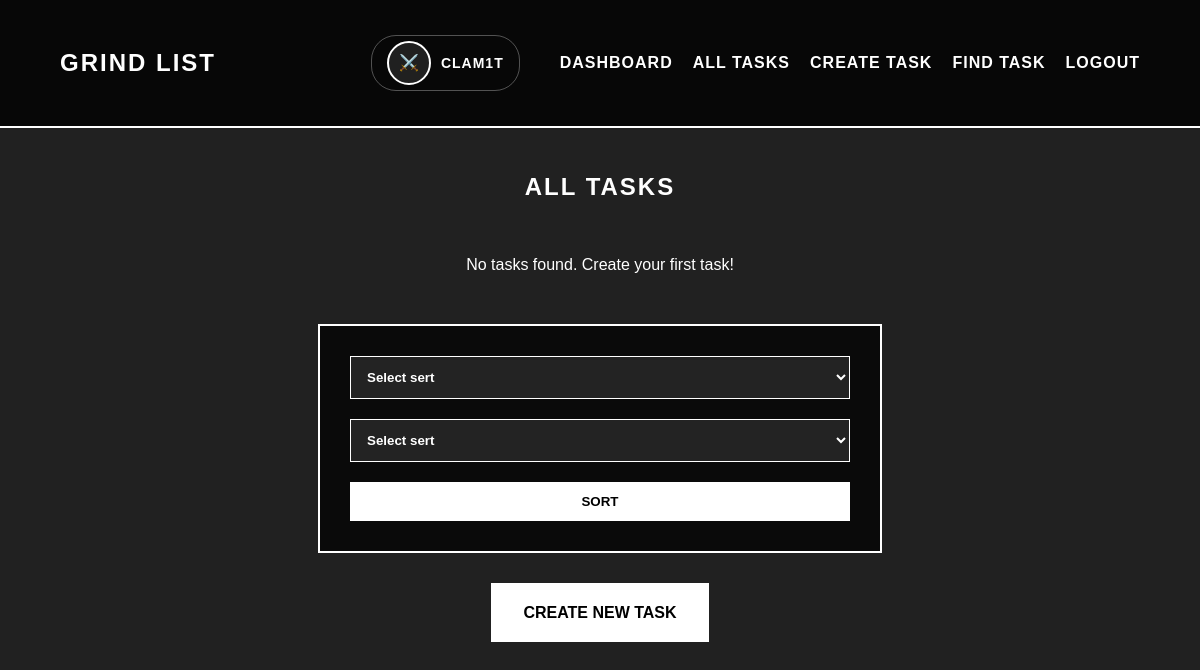
Page /task/tasks (signed in) on the earlier database version.
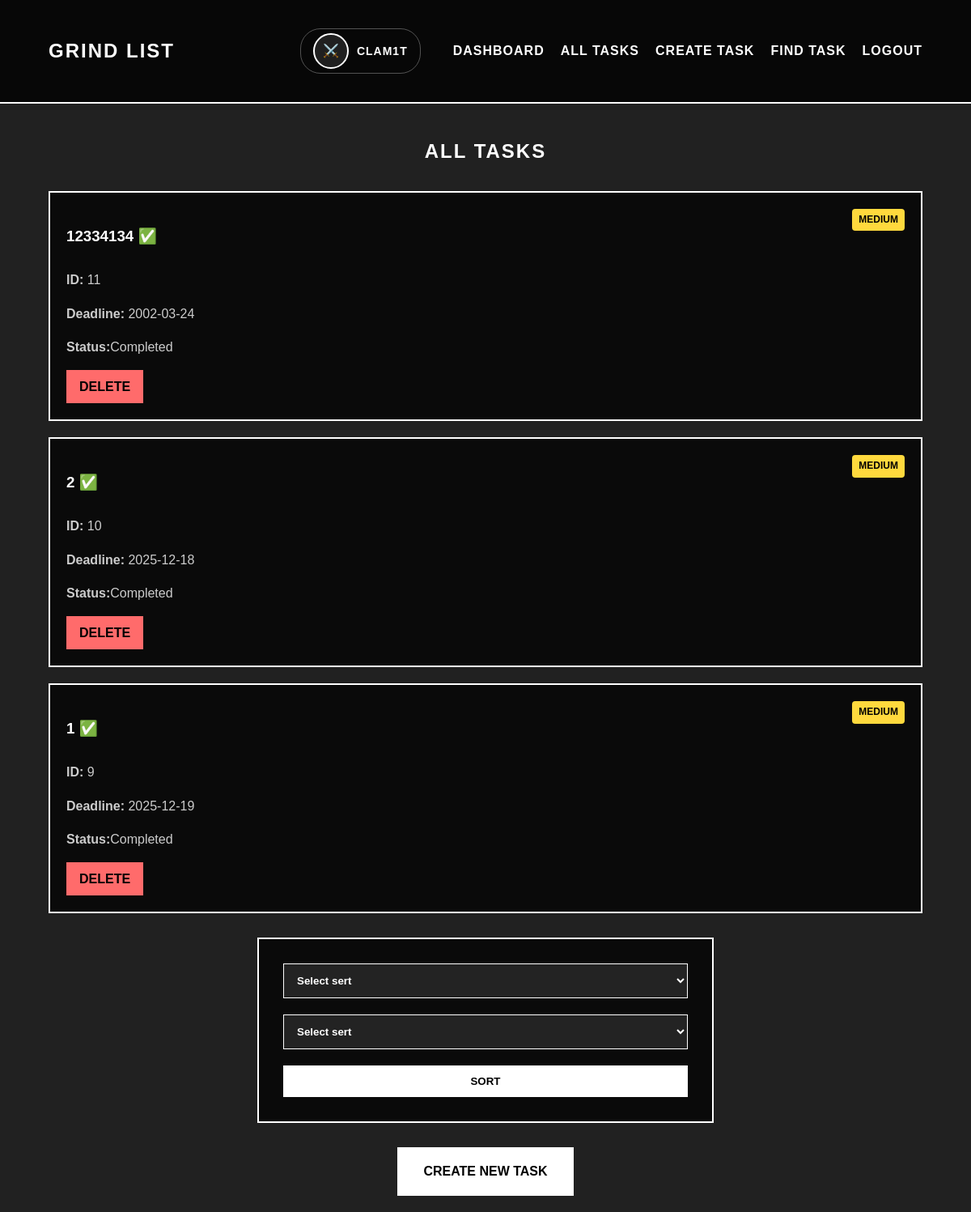
Same page on the later database version.
### app/models/task.py (models this page shows, shortened)
class Task(db.Model):
    id = db.Column(db.Integer, primary_key=True)
    title = db.Column(db.String(200), nullable=False)
    priority = db.Column(db.String(10), nullable=False)
    deadline = db.Column(db.DateTime, default=datetime.now)
    is_done = db.Column(db.Boolean, default=False)
    user_id = db.Column(db.Integer, db.ForeignKey('user.id'), nullable=False)

### app/routes/task.py (the view, shortened to what this page needs)
@task.route('/tasks', methods=['GET', 'POST'])
def tasks_page():
    if 'user_id' not in session:
        flash('Сначала войдите в систему', 'error')
        return redirect(url_for('main.home'))
    if request.method == 'POST':
        sort_by = request.form.get('sort_by').lower()
        test = request.form.get('test').lower()
    else:
        sort_by = 'newest'
        test = 'desc'
    query = Task.query.filter_by(user_id=session['user_id'])
    print(f"'{test}'")
    if test=='desc':
        if sort_by == 'priority':
            priority_order = case(
                (Task.priority == 'high', 1),
                (Task.priority == 'medium', 2),
                (Task.priority == 'low', 3),
            )
            tasks = query.order_by(priority_order, Task.id.desc()).all()
        elif sort_by == 'deadline':
            tasks = query.order_by(Task.deadline.asc().nulls_last(), Task.id.desc()).all()
        elif sort_by == 'status':
            tasks = query.order_by(Task.is_done.asc(), Task.id.desc()).all()
        else:
            tasks = query.order_by(Task.id.desc()).all()
        return render_template('main/tasks.html', tasks=tasks, current_sort=sort_by)

### app/templates/main/tasks.html (shortened to what this page needs)
{% extends "main/base_dashboard.html" %}
{% block content %}
<section class="tasks-section">
    <h1 style="color: #fff; text-align: center; text-transform: uppercase; letter-spacing: 2px; margin-bottom: 30px;">
        ALL TASKS
    </h1>
    <div class="task-list">
        {% if tasks %}
            {% for task in tasks %}
                <div id="task_{{task.id}}" class="task-card">
                    <div style="display: flex; justify-content: space-between; align-items: start;">
                        <h3 class="done_h" > {{ task.title }}{% if task.is_done %} ✅{% endif %}</h3>
                        <span class="priority-badge {{ task.priority }}">{{ task.priority.upper() }}</span>
                    </div>
                    <p><strong>ID:</strong> {{ task.id }}</p>
                    <p><strong>Deadline:</strong> {{ task.deadline.strftime('%Y-%m-%d') if task.deadline else 'Not set' }}</p>
                    <p class="done_p"><strong>Status:</strong>{% if task.is_done %}Completed{% else %}In Progress{% endif %}</p>
                    <div class="task-actions">
                        <a href="{{ url_for('task.delete_task_page', task_id=task.id) }}" class="task-btn delete-btn" onclick="return confirm('Are you sure you want to delete this task?')">Delete</a>
                    </div>
                </div>
            {% endfor %}
        {% else %}
            <p style="color: #fff; text-align: center;">No tasks found. Create your first task!</p>
        {% endif %}
    </div>
    <form class="task-form" method="POST" action="{{ url_for('task.tasks_page') }}">
        <select name="sort_by" required>
            <option value="">Select sert</option>
        </select>
        <select name="test" selected="Acs">
            <option value="">Select sert</option>
        </select>
        <button type="submit">Sort</button>
    </form>
    <div style="text-align: center; margin-top: 30px;">
        <a href="{{ url_for('task.create_task_page') }}" class="create-btn">Create New Task</a>
        </div>
</section>
{% endblock %}

Differences in the rows shown:
added Task: title "12334134", priority "MEDIUM", id "11", deadline "2002-03-24", is_done "Completed"
added Task: title "2", priority "MEDIUM", id "10", deadline "2025-12-18", is_done "Completed"
added Task: title "1", priority "MEDIUM", id "9", deadline "2025-12-19", is_done "Completed"
Other differences:
text no longer shown: "No tasks found. Create your first task!"
